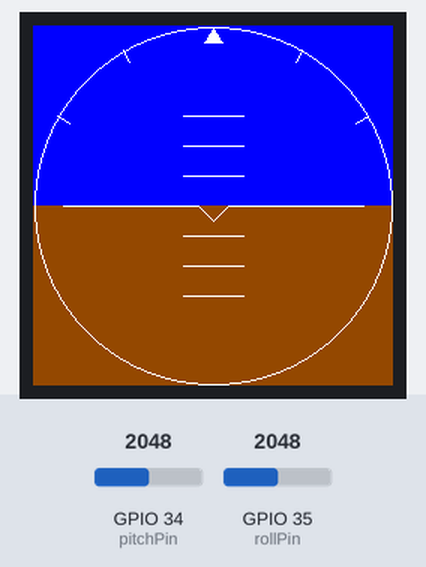
A sketch run on a simulated ESP32. Shown: 240×240 colour display. The test bench sets the inputs (shaded band); at power-on: GPIO 34 (pitchPin) = 2048, GPIO 35 (rollPin) = 2048.

Above: at 1.4 s.
1.5 s: GPIO 34 (pitchPin) set to 2866
At 2.0 s:
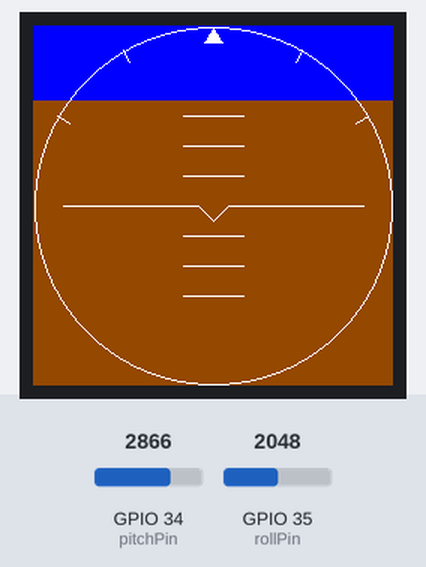
3.1 s: GPIO 35 (rollPin) set to 2866
At 4.4 s:
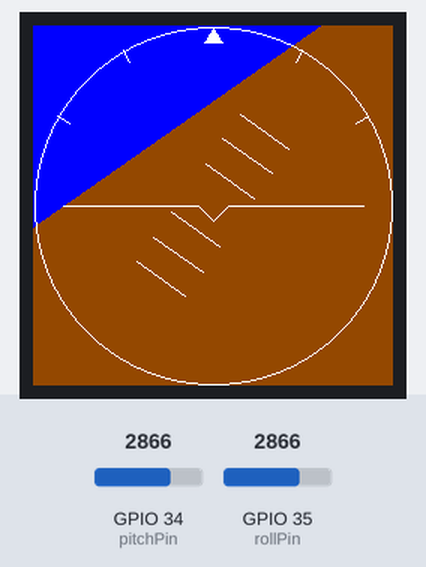
4.7 s: GPIO 34 (pitchPin) set to 3603
At 5.3 s:
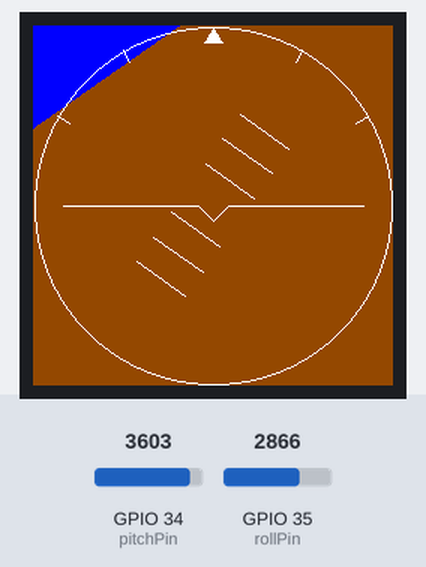
6.3 s: GPIO 35 (rollPin) set to 3603
At 7.0 s:
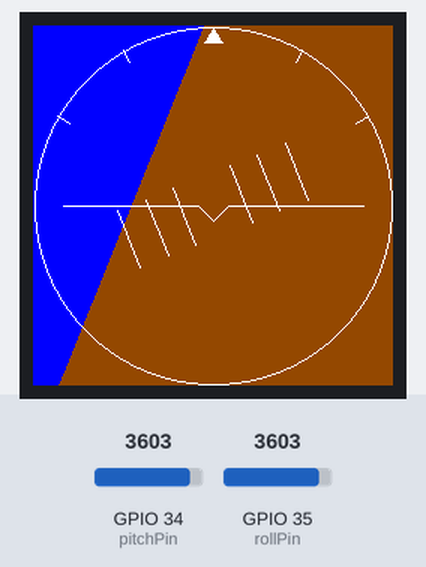
8.1 s: GPIO 34 (pitchPin) set to 2047
At 9.4 s:
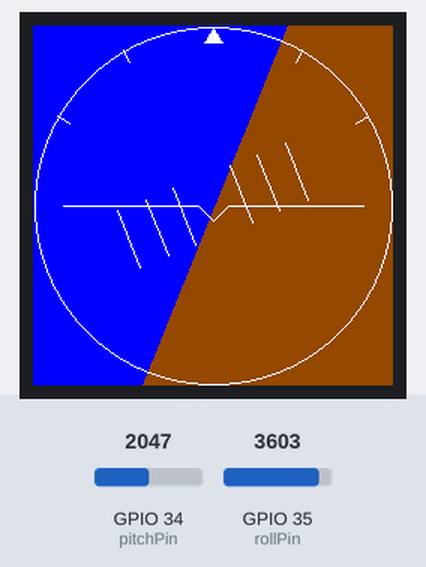
9.8 s: GPIO 35 (rollPin) set to 491
At 10.6 s:
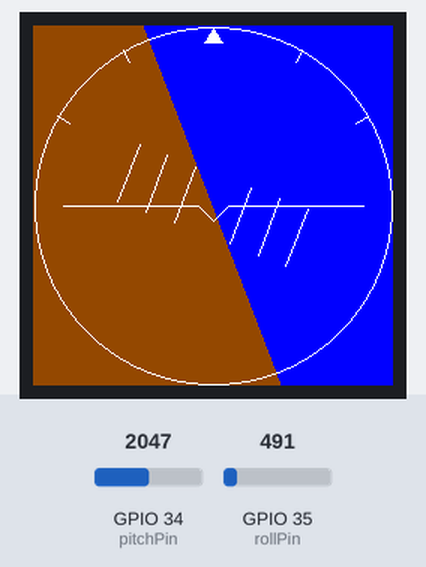
Timing chart, 0 to 12.5 s (numbered marks = the images above; inputs shaded):
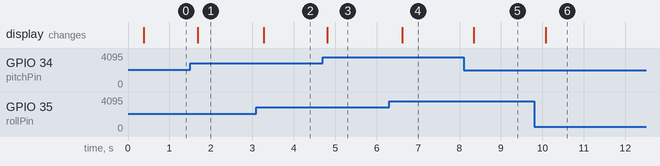

Measured:
- after the input at 1.5 s, the display: changes after 0.18 s (image 1)
- after the input at 3.1 s, the display: changes after 0.18 s (image 2)
- after the input at 4.7 s, the display: changes after 0.11 s (image 3)
- after the input at 6.3 s, the display: changes after 0.31 s (image 4)
- after the input at 8.1 s, the display: changes after 0.24 s (image 5)
- after the input at 9.8 s, the display: changes after 0.28 s (image 6)

The sketch:

Horizonte_artificial_potem.ino
```cpp
#include <TFT_eSPI.h>
#include <SPI.h>
#include <math.h>

TFT_eSPI tft = TFT_eSPI();
TFT_eSprite horizon = TFT_eSprite(&tft);

int pitchPin = 34;  // Pino para o potenciômetro de pitch
int rollPin = 35;   // Pino para o potenciômetro de roll
float pitch = 0;
float roll = 0;
unsigned long lastUpdate = 0;

void setup() {
  tft.init();
  tft.setRotation(2);
  tft.fillScreen(TFT_BLACK);

  horizon.setColorDepth(8);
  horizon.createSprite(240, 240);

  pinMode(pitchPin, INPUT);
  pinMode(rollPin, INPUT);
}

void loop() {
  if (millis() - lastUpdate > 50) {
    lastUpdate = millis();

    // Leitura dos potenciômetros e mapeamento para o intervalo de -90 a 90 graus
    pitch = map(analogRead(pitchPin), 0, 4095, -90, 90);
    roll = map(analogRead(rollPin), 0, 4095, -90, 90);

    drawHorizon(pitch, roll);
  }
}

void drawHorizon(float pitch, float roll) {
  int cx = 120;
  int cy = 120;

  float rollRad = roll * DEG_TO_RAD;
  float pitchOffset = pitch * 2.0;

  horizon.fillSprite(TFT_BLACK);

  // Céu e solo
  for (int y = 0; y < 240; y++) {
    for (int x = 0; x < 240; x++) {
      float dx = x - cx;
      float dy = y - cy;

      float rotX = cos(rollRad) * dx - sin(rollRad) * (dy + pitchOffset);
      float rotY = sin(rollRad) * dx + cos(rollRad) * (dy + pitchOffset);

      uint16_t color = (rotY < 0) ? TFT_BLUE : TFT_BROWN;
      horizon.drawPixel(x, y, color);
    }
  }

  // Pitch marks (mais espaçados e sem o central)
  for (int i = -3; i <= 3; i++) {
    if (i == 0) continue;

    float offset = i * 20;
    drawPitchLine(cx, cy, offset, rollRad);
  }

  // Indicador superior (triângulo)
  horizon.fillTriangle(cx, cy - 119, cx - 6, cy - 109, cx + 6, cy - 109, TFT_WHITE);

  // "V" central simulando o bico do avião
  int vSize = 10;
  int lineY = cy + vSize;

  // Desenha o V
  horizon.drawLine(cx - vSize, cy, cx, lineY, TFT_WHITE);
  horizon.drawLine(cx + vSize, cy, cx, lineY, TFT_WHITE);

  // Linha horizontal partindo das pontas do V até a borda
  horizon.drawLine(20, cy, cx - vSize, cy, TFT_WHITE);  // Esquerda
  horizon.drawLine(cx + vSize, cy, 220, cy, TFT_WHITE); // Direita

  // Moldura circular
  horizon.drawCircle(cx, cy, 119, TFT_WHITE);

  // Marcação de ângulos na moldura
  for (int angle = -60; angle <= 60; angle += 30) {
    float rad = angle * DEG_TO_RAD;
    int x1 = cx + cos(rad - HALF_PI) * 110;
    int y1 = cy + sin(rad - HALF_PI) * 110;
    int x2 = cx + cos(rad - HALF_PI) * 119;
    int y2 = cy + sin(rad - HALF_PI) * 119;
    horizon.drawLine(x1, y1, x2, y2, TFT_WHITE);
  }

  horizon.pushSprite(0, 0);
}

// Desenha uma linha horizontal de pitch com rotação
void drawPitchLine(int cx, int cy, float offset, float rollRad) {
  float length = 40;

  float x1 = -length / 2;
  float y1 = offset;

  float x2 = length / 2;
  float y2 = offset;

  int x1r = cx + cos(rollRad) * x1 - sin(rollRad) * y1;
  int y1r = cy + sin(rollRad) * x1 + cos(rollRad) * y1;

  int x2r = cx + cos(rollRad) * x2 - sin(rollRad) * y2;
  int y2r = cy + sin(rollRad) * x2 + cos(rollRad) * y2;

  horizon.drawLine(x1r, y1r, x2r, y2r, TFT_WHITE);
}
```
